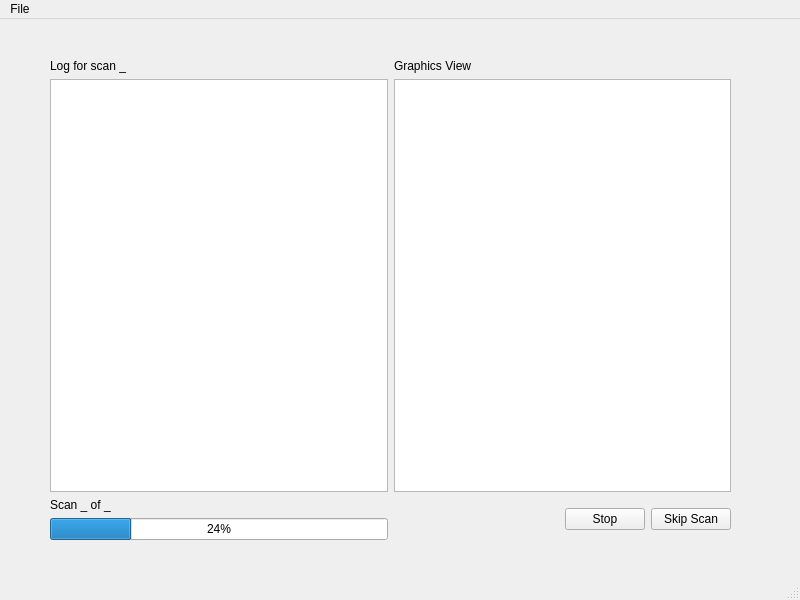
<?xml version="1.0" encoding="UTF-8"?>
<ui version="4.0">
 <class>MainWindow</class>
 <widget class="QMainWindow" name="MainWindow">
  <property name="geometry">
   <rect>
    <x>0</x>
    <y>0</y>
    <width>800</width>
    <height>600</height>
   </rect>
  </property>
  <property name="windowTitle">
   <string>MainWindow</string>
  </property>
  <widget class="QWidget" name="centralwidget">
   <widget class="QWidget" name="">
    <property name="geometry">
     <rect>
      <x>50</x>
      <y>40</y>
      <width>681</width>
      <height>481</height>
     </rect>
    </property>
    <layout class="QVBoxLayout" name="verticalLayout_2">
     <item>
      <layout class="QGridLayout" name="gridLayout">
       <item row="0" column="0">
        <widget class="QLabel" name="label_2">
         <property name="text">
          <string>Log for scan _</string>
         </property>
        </widget>
       </item>
       <item row="0" column="1">
        <widget class="QLabel" name="label_3">
         <property name="text">
          <string>Graphics View</string>
         </property>
        </widget>
       </item>
       <item row="1" column="0">
        <widget class="QTextBrowser" name="textBrowser"/>
       </item>
       <item row="1" column="1">
        <widget class="QGraphicsView" name="graphicsView"/>
       </item>
      </layout>
     </item>
     <item>
      <layout class="QHBoxLayout" name="horizontalLayout_2">
       <item>
        <layout class="QVBoxLayout" name="verticalLayout">
         <item>
          <widget class="QLabel" name="label">
           <property name="text">
            <string>Scan _ of _ </string>
           </property>
          </widget>
         </item>
         <item>
          <widget class="QProgressBar" name="progressBar">
           <property name="value">
            <number>24</number>
           </property>
          </widget>
         </item>
        </layout>
       </item>
       <item>
        <layout class="QHBoxLayout" name="horizontalLayout">
         <item>
          <spacer name="horizontalSpacer">
           <property name="orientation">
            <enum>Qt::Horizontal</enum>
           </property>
           <property name="sizeHint" stdset="0">
            <size>
             <width>40</width>
             <height>20</height>
            </size>
           </property>
          </spacer>
         </item>
         <item>
          <widget class="QPushButton" name="pushButton">
           <property name="text">
            <string>Stop</string>
           </property>
          </widget>
         </item>
         <item>
          <widget class="QPushButton" name="pushButton_2">
           <property name="text">
            <string>Skip Scan</string>
           </property>
          </widget>
         </item>
        </layout>
       </item>
      </layout>
     </item>
    </layout>
   </widget>
  </widget>
  <widget class="QMenuBar" name="menubar">
   <property name="geometry">
    <rect>
     <x>0</x>
     <y>0</y>
     <width>800</width>
     <height>22</height>
    </rect>
   </property>
   <widget class="QMenu" name="menuFile">
    <property name="title">
     <string>File</string>
    </property>
    <addaction name="actionClose"/>
    <addaction name="actionSkip_Scan"/>
    <addaction name="separator"/>
    <addaction name="actionClose_2"/>
   </widget>
   <addaction name="menuFile"/>
  </widget>
  <widget class="QStatusBar" name="statusbar"/>
  <action name="actionClose">
   <property name="text">
    <string>Stop</string>
   </property>
  </action>
  <action name="actionClose_2">
   <property name="text">
    <string>Close</string>
   </property>
  </action>
  <action name="actionSkip_Scan">
   <property name="text">
    <string>Skip Scan</string>
   </property>
  </action>
 </widget>
 <resources/>
 <connections/>
</ui>
